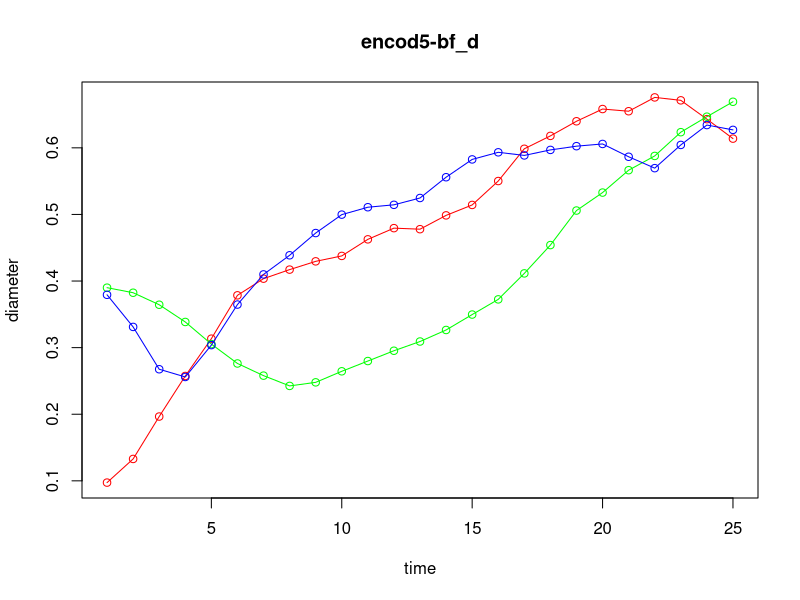
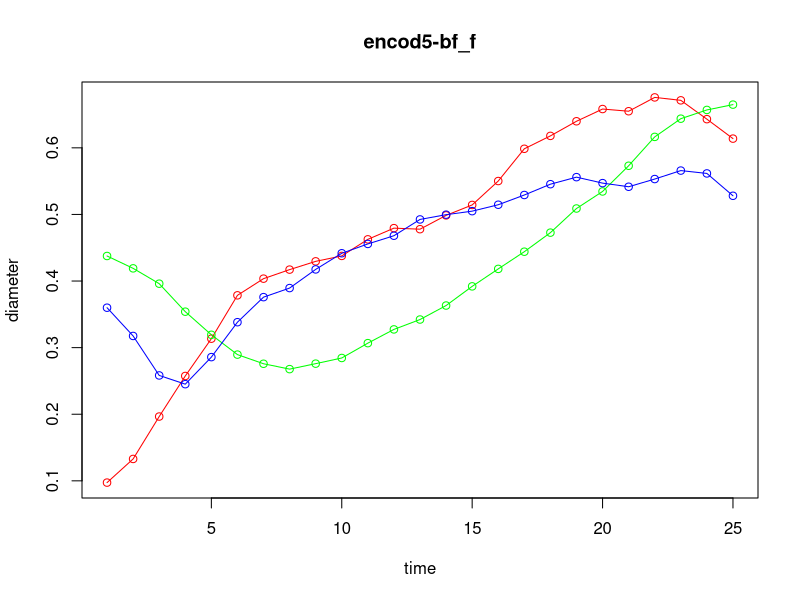
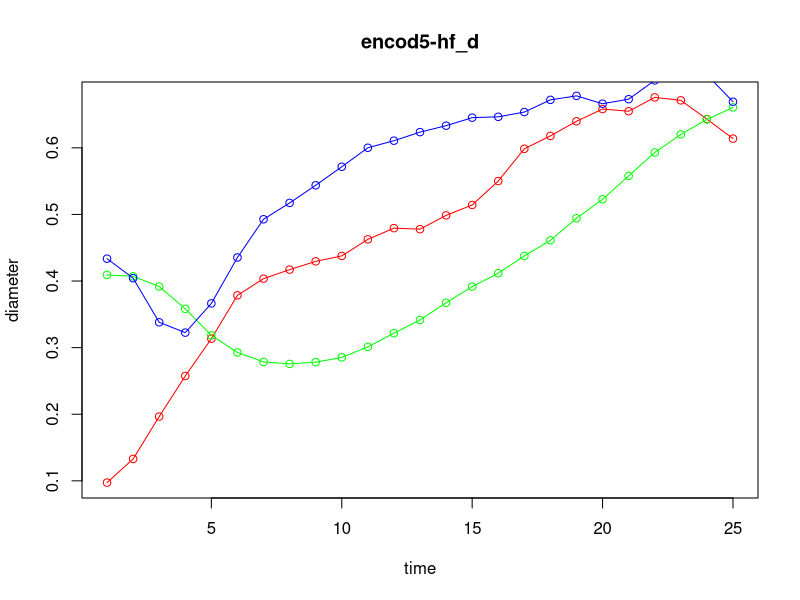
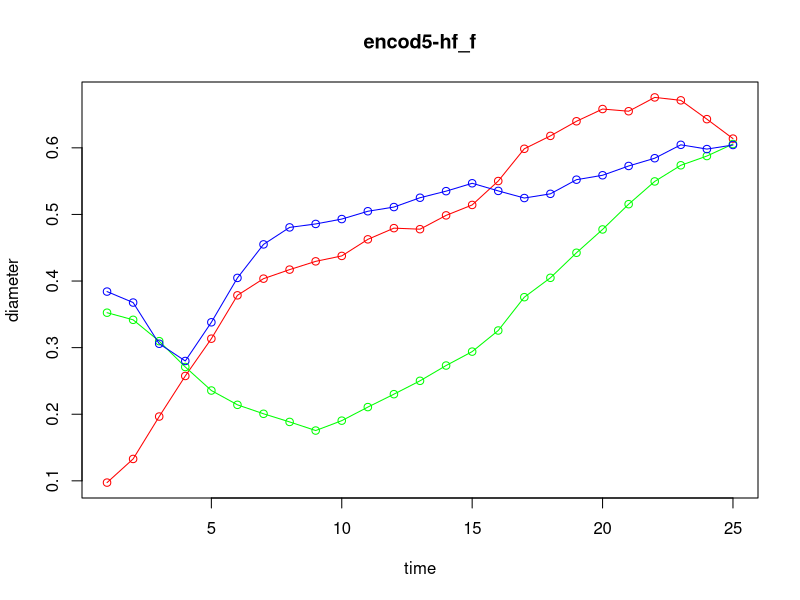
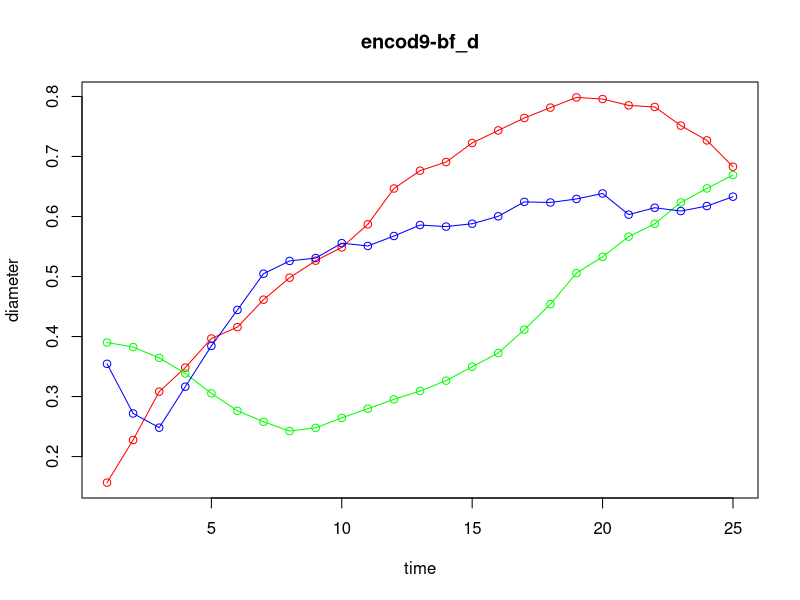
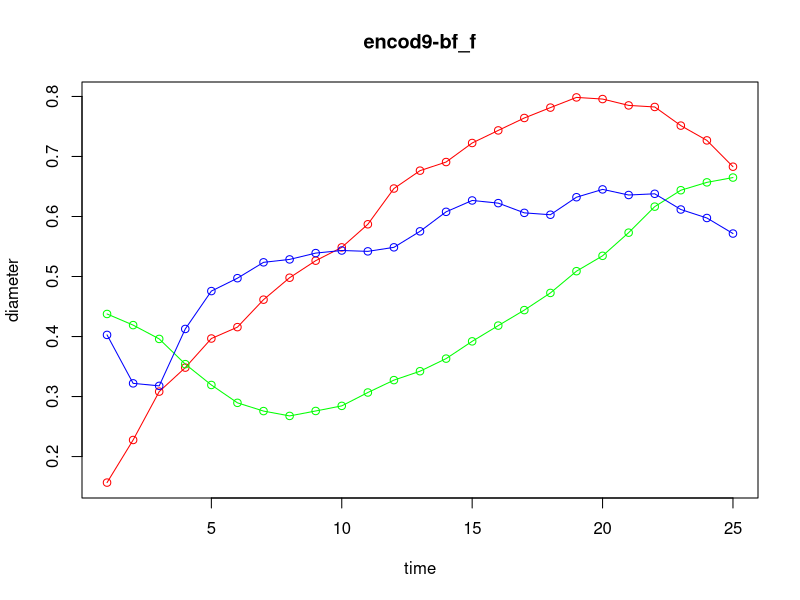
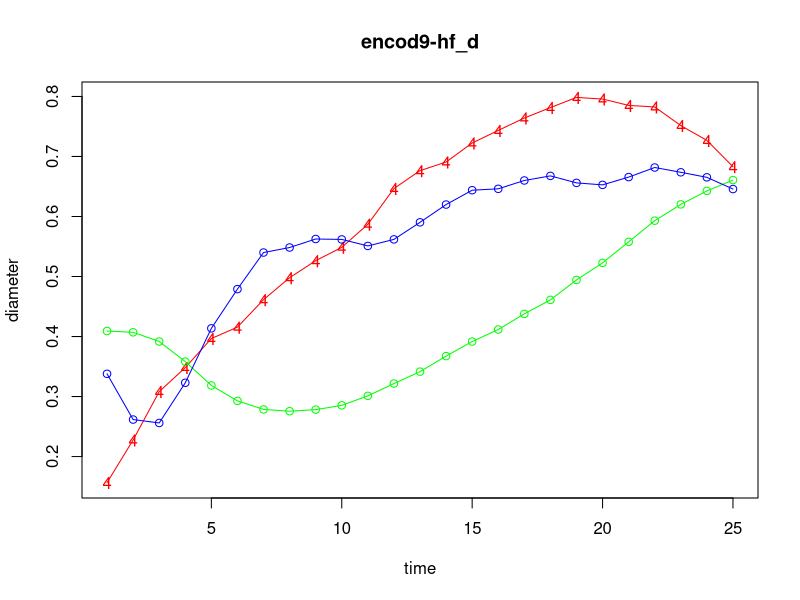
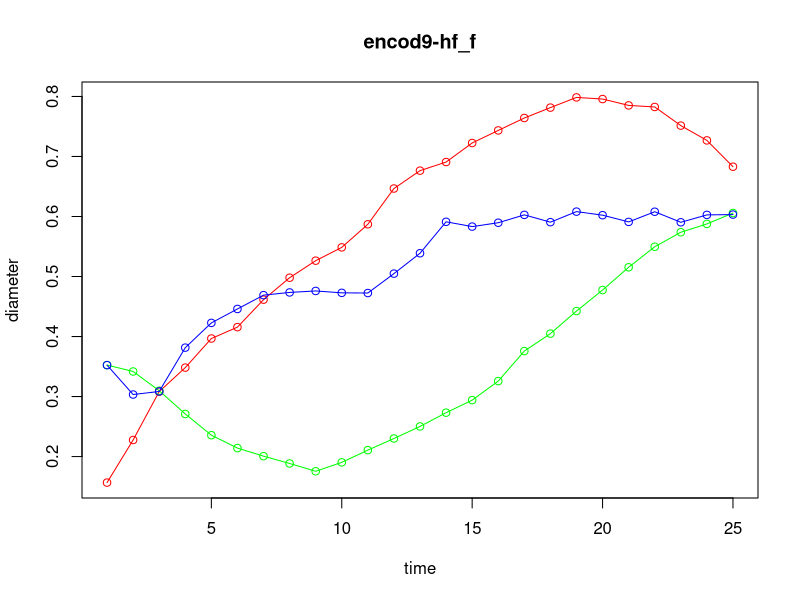

Write R code to recreate these figures, in order.
# Authors: Maes Benjamin , Prévot Clément
# Date  : 2015/12/19
# 
# Calibration d'un modele a l'aide d'une methode d'optimisation
#

# Approximation lineaire des donnees
# data : data$V1 contient les diametres pupillaires pour les 25 premiers instants
# t    : temps (nombre reel) ou désire la valeur du diametre pupillaire 
#
# Valeur finale : fonction du diametre pupillaire 
linear_approx <- function(data) {
  f <- function(t) {
    i <- floor(t) + 1  # indice dans data (qui commence a l'indice 1)
    if (i <= 1)
      y <- data[1,]
    else
      if (i>=25)
        y <- data[25,]
      else
        # interpolation lineaire entre data[i] et data[i+1] 
        y <- data[i,] + (t - (i-1)) * (data[i + 1,] - data[i,])
  
    return(y)
  }
  
  return(f)
}

# Troisieme modele qui combine les donnees des taches simples
# dm    : diametre pupillaire lors de la digit memory task
# ws    : diametre pupillaire lors de la word seach task
# theta : parametres du modele
#
# Valeur finale : 
#     vecteur avec les diametres pupillaires issus du modele pour les instants de 0 a 24
model3 <- function(f_dm, f_ws, theta) {
  alpha1 <- theta[1]
  omega1 <- theta[2]
  T <- theta[3]
  alpha2 <- theta[4]
  omega2 <- (24 - omega1 * T)/(24 - T)
  k1 <- theta[5]
  k2 <- theta[6]
  
  vy <- c()
  for(t in 0:24) {
    if (t < T){
      y <- k1 * (alpha1 * f_dm(t) + (1 - alpha1) * f_ws(omega1 * t))
    }else{
      y <- k2 * (alpha2 * f_dm(t) + (1 - alpha2) * f_ws(omega1 * T + omega2 * (t - T)))
    }
    vy <- c(vy, y)
  }
  
  return(vy)
}

mean_square_error <- function(y1, y2) {
  return(mean((y1 - y2)^2))  
}

# Calcul de la qualite du modele 3: 
#    erreur quadratique moyenne par rapport aux donne de la tache dual
# dm   : digit memory dataframe 
# ws   : word search dataframe 
# dual : double task dataframe 
#
# Valeur finale : fonction qui calcule la mse en fonction de theta
mse_model3 <- function(dm, ws, dual) {
  f_dm <- linear_approx(dm)
  f_ws <- linear_approx(ws)

  mse <- function(theta) {
    # calcul de la sortie du modele
    y <- model3(f_dm, f_ws, theta)
    # erreur quadratique
    return(mean_square_error(y, dual$V1))
  }
  
  return(mse)
}


#==================================================================#
#        (1 + 1)-ES - Algorithme et analyse des performances       #
#==================================================================#

# Algorithme 
onePlusOneES <- function(f,x0,params){
  m <- x0
  fm <- f(m)
  nbEval <- 0
  
  sigma<-params$sigma
  nbEvalMax <- params$nbEvalMax
  
  fdyn<-c(fm)
  
  while (nbEval < nbEvalMax){ 
    x_prime <- m + sigma* rnorm(6)
    fx <- f(x_prime)
    if(fx < fm){
      m <- x_prime
      fm <- fx
    }
    fdyn <-c(fdyn,fm)
    nbEval <- nbEval +1
  } 
  
  return( list(x=m,fx=fm,fdyn=fdyn))
}

# Analyse des performances
analyseOnePlusOneES <-function(datas){
  
  # Mean square error function for the model3
  mse_5bfd <- mse_model3(datas$dm_5, datas$ws_bfd, datas$dual_5bfd)
  mse_5bff <- mse_model3(datas$dm_5, datas$ws_bff, datas$dual_5bff)
  mse_5hfd <- mse_model3(datas$dm_5, datas$ws_hfd, datas$dual_5hfd)
  mse_5hff <- mse_model3(datas$dm_5, datas$ws_hff, datas$dual_5hff)
  
  mse_9bfd <- mse_model3(datas$dm_9, datas$ws_bfd, datas$dual_9bfd)
  mse_9bff <- mse_model3(datas$dm_9, datas$ws_bff, datas$dual_9bff)
  mse_9hfd <- mse_model3(datas$dm_9, datas$ws_hfd, datas$dual_9hfd)
  mse_9hff <- mse_model3(datas$dm_9, datas$ws_hff, datas$dual_9hff)
  
  params <- list(nbEvalMax = 2000 , sigma = 1)
  
  res_5bfd <- onePlusOneES(f =mse_5bfd,x0 =  datas$dual_5bfd$V1, params = params)
  res_5bff <- onePlusOneES(f =mse_5bff,x0 =  datas$dual_5bff$V1, params = params)
  res_5hfd <- onePlusOneES(f =mse_5hfd,x0 =  datas$dual_5hfd$V1, params = params)
  res_5hff <- onePlusOneES(f =mse_5hff,x0 =  datas$dual_5hff$V1, params = params)
  
  plot(res_5hfd$fdyn, type="o",pch=30,main = "Evolution de l'erreur moyenne quadratique", col = "red", log = "yx",xlab = "nb Eval", ylab = "erreur moyenne quadratique")
  lines(res_5hff$fdyn, col = "blue")
  lines(res_5bfd$fdyn, col = "green")
  lines(res_5bff$fdyn, col = "orange")
  dev.print(jpeg,filename="result/OnePlusOne_result/mean_square_error_5.jpg",quality=100,units="px",width=2500,res=300)
  
  
  res_9bfd <- onePlusOneES(f =mse_9bfd,x0 =  datas$dual_9bfd$V1, params = params)
  res_9bff <- onePlusOneES(f =mse_9bff,x0 =  datas$dual_9bff$V1, params = params)
  res_9hfd <- onePlusOneES(f =mse_9hfd,x0 =  datas$dual_9hfd$V1, params = params)
  res_9hff <- onePlusOneES(f =mse_9hff,x0 =  datas$dual_9hff$V1, params = params)  
  
  plot(res_9hfd$fdyn, type="o",pch=30,main = "Evolution de l'erreur moyenne quadratique", col = "red", log = "yx",xlab = "nb Eval", ylab = "erreur moyenne quadratique")
  lines(res_9hff$fdyn, col = "blue")
  lines(res_9bfd$fdyn, col = "green")
  lines(res_9bff$fdyn, col = "orange")
  dev.print(jpeg,filename="result/OnePlusOne_result/mean_square_error_9.jpg",quality=100,units="px",width=2500,res=300)
}

#==================================================================#
# (1 + 1)-ES - Fifth rule - Algorithme et analyse des performances #
#==================================================================#

# Algorithme 
onePlusOneFifthES <- function(){
}

# Analyse des performances
analyseOnePlusOneFifthES <-function(datas){
  
}

#==================================================================#
#       (μ/μ, λ)-ES - Algorithme et analyse des performances       #
#==================================================================#

# Algorithme 
mumMuLambdaES <- function(){
}

# Analyse des performances
analyseMuMuLambdaES <-function(datas){
  
}

drawGraphics <- function(datas){
  plot(datas$dm_5$V1, type="o",main = "encod5-bf_d", col = "red", ylab = "diameter", xlab = "time")
  lines(datas$ws_bfd$V1, type = "o", col = "green")
  lines(datas$dual_5bfd$V1, type="o", col = "blue")
  dev.print(jpeg,filename="result/encod5-bf_d.jpg",quality=100,units="px",width=2500,res=300)
  
  plot(datas$dm_5$V1, type="o",main = "encod5-bf_f", col = "red", ylab = "diameter", xlab = "time")
  lines(datas$ws_bff$V1, type = "o", col = "green")
  lines(datas$dual_5bff$V1, type="o", col = "blue")
  dev.print(jpeg,filename="result/encod5-bf_f.jpg",quality=100,units="px",width=2500,res=300)
  
  plot(datas$dm_5$V1, type="o",main = "encod5-hf_d", col = "red", ylab = "diameter", xlab = "time")
  lines(datas$ws_hfd$V1, type = "o", col = "green")
  lines(datas$dual_5hfd$V1, type="o", col = "blue")
  dev.print(jpeg,filename="result/encod5-hf_d.jpg",quality=100,units="px",width=2500,res=300)
  
  plot(datas$dm_5$V1, type="o",main = "encod5-hf_f", col = "red", ylab = "diameter", xlab = "time")
  lines(datas$ws_hff$V1, type = "o", col = "green")
  lines(datas$dual_5hff$V1, type="o", col = "blue")
  dev.print(jpeg,filename="result/encod5-hf_f.jpg",quality=100,units="px",width=2500,res=300)
  
  plot(datas$dm_9$V1, type="o",main = "encod9-bf_d", col = "red", ylab = "diameter", xlab = "time")
  lines(datas$ws_bfd$V1, type = "o", col = "green")
  lines(datas$dual_9bfd$V1, type="o", col = "blue")
  dev.print(jpeg,filename="result/encod9-bf_d.jpg",quality=100,units="px",width=2500,res=300)
  
  plot(datas$dm_9$V1, type="o",main = "encod9-bf_f", col = "red", ylab = "diameter", xlab = "time")
  lines(datas$ws_bff$V1, type = "o", col = "green")
  lines(datas$dual_9bff$V1, type="o", col = "blue")
  dev.print(jpeg,filename="result/encod9-bf_f.jpg",quality=100,units="px",width=2500,res=300)
  
  plot(datas$dm_9$V1, type="o",pch="46",main = "encod9-hf_d", col = "red", ylab = "diameter", xlab = "time")
  lines(datas$ws_hfd$V1, type = "o", col = "green")
  lines(datas$dual_9hfd$V1, type="o", col = "blue")
  dev.print(jpeg,filename="result/encod9-hf_d.jpg",quality=100,units="px",width=2500,res=300)
  
  plot(datas$dm_9$V1, type="o",main = "encod9-hf_f", col = "red", ylab = "diameter", xlab = "time")
  lines(datas$ws_hff$V1, type = "o", col = "green")
  lines(datas$dual_9hff$V1, type="o", col = "blue")
  dev.print(jpeg,filename="result/encod9-hf_f.jpg",quality=100,units="px",width=2500,res=300)
}

#==================================================================#
#                             MAIN                                 #
#==================================================================#
main <- function() {
  # chargement des donnees
  dm_5 <- read.table("data/digitMem_encod5.dat") 
  dm_9 <- read.table("data/digitMem_encod9.dat") 
  
  ws_hfd <- read.table("data/wordSearch_hf_d.dat")
  ws_hff <- read.table("data/wordSearch_hf_f.dat")
  ws_bfd <- read.table("data/wordSearch_bf_d.dat")
  ws_bff <- read.table("data/wordSearch_bf_f.dat")
  
  dual_5bfd <- read.table("data/dualTask_encod5-bf_d.dat")
  dual_5bff <- read.table("data/dualTask_encod5-bf_f.dat")
  dual_5hfd <- read.table("data/dualTask_encod5-hf_d.dat")
  dual_5hff <- read.table("data/dualTask_encod5-hf_f.dat")
  
  dual_9bfd <- read.table("data/dualTask_encod9-bf_d.dat")
  dual_9bff <- read.table("data/dualTask_encod9-bf_f.dat")
  dual_9hfd <- read.table("data/dualTask_encod9-hf_d.dat")
  dual_9hff <- read.table("data/dualTask_encod9-hf_f.dat")
  #====================================================================================}#
  
  # les differents données
  datas <- list(dm_5=dm_5, dm_9=dm_9, ws_bff=ws_bff, ws_bfd=ws_bfd, ws_hff=ws_hff, ws_hfd=ws_hfd, dual_5hff=dual_5hff, dual_5hfd=dual_5hfd, dual_5bff=dual_5bff, dual_5bfd=dual_5bfd, dual_9hff=dual_9hff, dual_9hfd=dual_9hfd, dual_9bff=dual_9bff, dual_9bfd=dual_9bfd)
  
  # traçage des graphique basique  -  diametre de la pupille en fonction du temps #
  drawGraphics(datas)
  
  analyseOnePlusOneES(datas)
  
  #analyseOnePlusOneFifthES(datas)
  
  #analyseMuMuLambda(datas)
  
}

main()